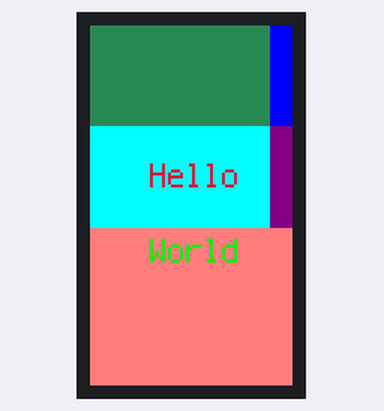
Bench run of a program on a simulated CircuitPython board. Parts: 135×240 colour display. Library files of the repository ran but are not shown: adafruit_st7789.py.

Above: at 0.1 s.

The program:

code.py
```python
# CircuitPython test program for M5Stick Plus 2
# Adapted from the LilyGO T-Display test program.
# 10-1-24 MicroDevSteve
# https://www.youtube.com/@MicroDevSteve
# https://github.com/MicroDev-Steve/Circuitpython_m5stickplus2

import time
import board
import busio
import displayio
import terminalio
from adafruit_display_text import label
import adafruit_st7789

# Release any existing display resources
displayio.release_displays()

# Define display pins
tft_clk = board.LCD_CLK  # Clock pin
tft_mosi = board.LCD_MOSI  # MOSI pin
tft_cs = board.LCD_CS  # Chip Select pin
tft_dc = board.LCD_DC  # Data/Command pin
tft_rst = board.LCD_RST  # Reset pin
tft_bl = board.LCD_BCKL  # Backlight pin

# Set up SPI bus for display communication
tft_spi = busio.SPI(clock=tft_clk, MOSI=tft_mosi)
display_bus = displayio.FourWire(tft_spi, command=tft_dc, chip_select=tft_cs, reset=tft_rst)

# Initialize the ST7789 display
display = adafruit_st7789.ST7789(
    display_bus,
    width=135,
    height=240,
    rowstart=40,
    colstart=53,
    backlight_pin=tft_bl
)

# Create the display context (splash)
splash = displayio.Group()
display.root_group = splash

# Create a background color bitmap
color_bitmap = displayio.Bitmap(display.width, display.height, 1)
color_palette = displayio.Palette(1)
color_palette[0] = 0xFF7F7F  # Background color

# Create a background sprite and add it to the splash group
bg_sprite = displayio.TileGrid(color_bitmap, pixel_shader=color_palette, x=0, y=0)
splash.append(bg_sprite)

# Box 1: Green
inner_bitmap1 = displayio.Bitmap(120, 67, 1)
inner_palette1 = displayio.Palette(1)
inner_palette1[0] = 0x2E8B57  # Green
inner_sprite1 = displayio.TileGrid(inner_bitmap1, pixel_shader=inner_palette1, x=0, y=0)
splash.append(inner_sprite1)

# Box 2: Blue
inner_bitmap2 = displayio.Bitmap(120, 67, 1)
inner_palette2 = displayio.Palette(1)
inner_palette2[0] = 0x0000FF  # Blue
inner_sprite2 = displayio.TileGrid(inner_bitmap2, pixel_shader=inner_palette2, x=120, y=0)
splash.append(inner_sprite2)

# Box 3: Cyan
inner_bitmap3 = displayio.Bitmap(120, 68, 1)
inner_palette3 = displayio.Palette(1)
inner_palette3[0] = 0x00FFFF  # Cyan
inner_sprite3 = displayio.TileGrid(inner_bitmap3, pixel_shader=inner_palette3, x=0, y=67)
splash.append(inner_sprite3)

# Box 4: Purple
inner_bitmap4 = displayio.Bitmap(120, 68, 1)
inner_palette4 = displayio.Palette(1)
inner_palette4[0] = 0x800080  # Purple
inner_sprite4 = displayio.TileGrid(inner_bitmap4, pixel_shader=inner_palette4, x=120, y=67)
splash.append(inner_sprite4)

# Function to create and display text
def create_text(label_text, position_x, position_y, color):
    text_area = label.Label(terminalio.FONT, text=label_text, color=color)
    text_group = displayio.Group(scale=2, x=position_x, y=position_y)
    text_group.append(text_area)  # Add text to the group
    splash.append(text_group)  # Add the text group to the splash

# Draw labels
create_text("Hello", 40, 100, 0xDC143C)  # Red color
create_text("World", 40, 150, 0xEEE00)   # Yellow color

# Main loop (keeps the program running)
while True:
    pass
```
